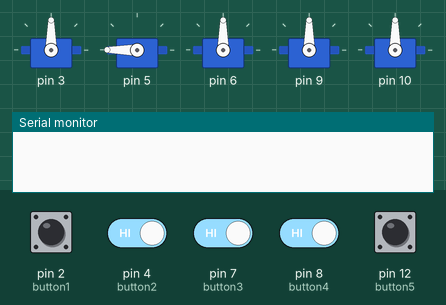
Recording of a sketch running on a simulated Arduino Uno, built with avr-gcc and run on an emulated ATmega328P. Parts: 5 × servo, the last lines printed to the serial monitor. The inputs (shaded band) are chosen by the test bench; at power-on: pin 2 (button1), pin 4 (button2), pin 7 (button3), pin 8 (button4), pin 12 (button5) HIGH.

Above: at 1.2 s.
1.3 s: pin 2 (button1) pulled LOW for 0.15 s
At 3.3 s:
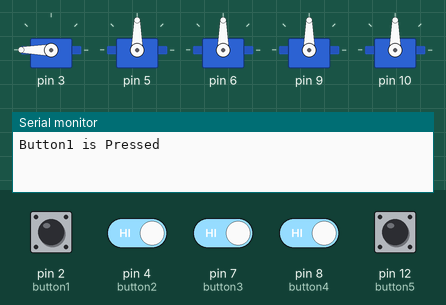
4.4 s: pin 2 (button1) driven LOW and pin 7 (button3) driven LOW
At 6.9 s:
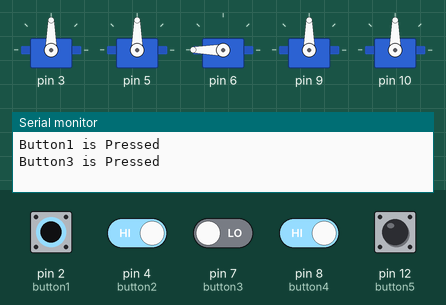
7.4 s: pin 4 (button2) driven LOW and pin 8 (button4) driven LOW
At 10.3 s:
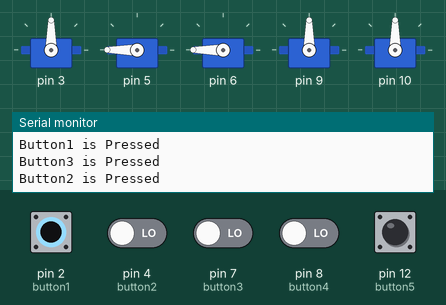
13.4 s: pin 4 (button2) driven HIGH
At 19.2 s:
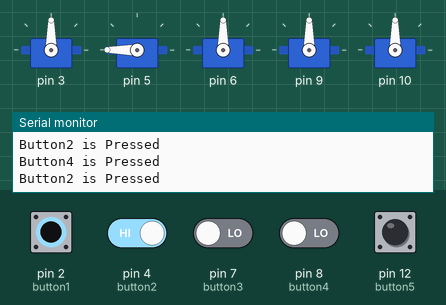
Timing chart, 0 to 19.6 s (numbered marks = the images above; inputs shaded):
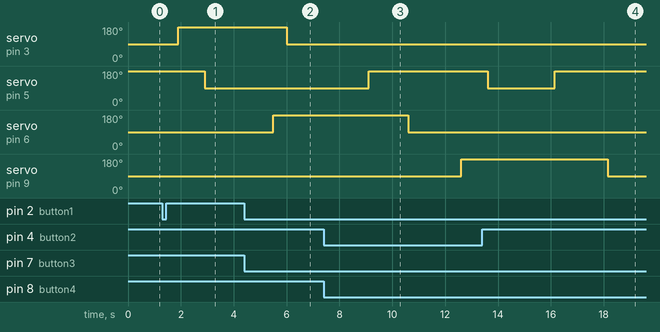

The sketch:

sketch_blastgate_v4_new_gates.ino
```cpp
/*  Servo Control for blast gates
    with a little help from Bob from ILikeToMakeStuff :)
    Frank van Es - 5 apr 2021
    13-5-2023 adaptation for Alex Fehlerstrom blast gate on pos1

    PINConfig:
                  ServoPin    ButtonPin
    Servo   1     3           2
    Servo   2     5           4
    Servo   3     6           7
    Servo   4     9           8
    Servo   5     10          12
    Servo   6 .   11 .        13
*/

#include <Servo.h>      // servo control
#include <ezButton.h> // debounce


// SERVO CONFIG
// twelve servo objects can be created on most boards
const byte servoCount = 5;

static Servo servoList[servoCount];

const int openPos = 180;  // open positions for servo . 135
const int closedPos = 90;  // close position for servo . 90


//BUTTON CONFIG

ezButton button1(2);  // define ez Buttons
ezButton button2(4);
ezButton button3(7);
ezButton button4(8);
ezButton button5(12);


void setup() {

  Serial.begin(9600);

  // SET DEBOUNCE TIME
  button1.setDebounceTime(50); // set debounce time to 50 milliseconds
  button2.setDebounceTime(50);
  button3.setDebounceTime(50);
  button4.setDebounceTime(50);
  button5.setDebounceTime(50);

  //DEFINE BUTTONS
  pinMode (2, INPUT_PULLUP); // pullup for not needing an extra resistor
  pinMode (4, INPUT_PULLUP);
  pinMode (7, INPUT_PULLUP);
  pinMode (8, INPUT_PULLUP);
  pinMode (12, INPUT_PULLUP);

  //DEFINE SERVO ARRAY and open all
  servoList[0].attach(3);   //~ above workbench
  servoList[1].attach(5);   //~ table saw
  servoList[2].attach(6);   //~ defective
  servoList[3].attach(9);   //~ mitre saw
  servoList[4].attach(10);  //~ disc sander
  //servoList[0].write(openPos);   //~
  servoList[1].write(openPos);   //~
  //servoList[2].write(openPos);   //~
  //servoList[3].write(openPos);   //~
  //servoList[4].write(openPos);  //~
}

void loop() {

  button1.loop(); // MUST call the loop() function first
  button2.loop();
  button3.loop();
  button4.loop();
  button5.loop();

  //Serial.println(button1.getState());

  delay(50); // generally an ok delay for pressing a button.

  if (button1.isPressed()) {
    Serial.println("Button1 is Pressed");
    servoAttach();  // attach and detach for each button to prevent constant chattering of servo
    setServoState(0);
    servoDetach();
  }

  if (button2.isPressed()) {
    Serial.println("Button2 is Pressed");
    servoAttach();
    setServoState(1);
    servoDetach();
  }

  if (button3.isPressed()) {
    Serial.println("Button3 is Pressed");
    servoAttach();
    setServoState(2);
    servoDetach();
  }

  if (button4.isPressed()) {
    Serial.println("Button4 is Pressed");
    servoAttach();
    setServoState(3);
    servoDetach();
  }

  if (button5.isPressed()) {
    Serial.println("Button5 is Pressed");
    servoAttach();
    setServoState(4);
    servoDetach();
  }
}

// Open servo corresponding to button and close all other gates,
void setServoState(char number) {
  int thisServ = 0;
  int val;
  boolean ignoreAll = false;
  switch (number) {
    case '1':
      val = 0;
      break;
    case '2':
      val = 1;
      break;
    case '3':
      val = 2;
      break;
    case '4':
      val = 3;
      break;
    case '5':
      val = 4;
      break;

      ignoreAll = true;
      break;
    default:
      val = number;
      break;
  }
  int newPos = 0;
  if (!ignoreAll) {

    //Serial.println("In the servo loop");
    servoList[val].write(openPos); // first open a gate to prevent vacuum Pull
    //openAll();
    for (thisServ = 0; thisServ < servoCount; thisServ += 1) {
      delay(500); // wait between to prevent overload of circuits
      if (thisServ == val) {
        newPos = openPos;
        //Serial.println("open the Gates!");
      }
      else {
        newPos = closedPos;
        //Serial.println("close the Gates!");
      }
      //}
      servoList[thisServ].write(newPos);

    }
  }

}

void servoAttach() {
  servoList[0].attach(3); //attach servos
  servoList[1].attach(5);
  servoList[2].attach(6);
  servoList[3].attach(9);
  servoList[4].attach(10);
  delay(500);
}

void servoDetach() {
  delay(500);
  servoList[0].detach(); //detach servos
  servoList[1].detach();
  servoList[2].detach();
  servoList[3].detach();
  servoList[4].detach();
}

void openAll(){
  servoList[0].write(openPos);
  servoList[1].write(openPos);
  servoList[2].write(openPos);
  servoList[3].write(openPos);
  servoList[4].write(openPos);

}
```

Measured:
- after the input at 1.3 s, servo on pin 3: 90° → 180° after 0.60 s; servo on pin 5: 180° → 90° after 1.6 s
- after the input at 4.4 s, servo on pin 3: 180° → 90° after 1.6 s; servo on pin 6: 90° → 180° after 1.1 s
- after the input at 7.4 s, servo on pin 5: 90° → 180° after 1.7 s; servo on pin 6: 180° → 90° after 3.2 s; servo on pin 9: 90° → 180° after 5.2 s
- after the input at 13.4 s, servo on pin 9: 180° → 90° after 4.8 s
